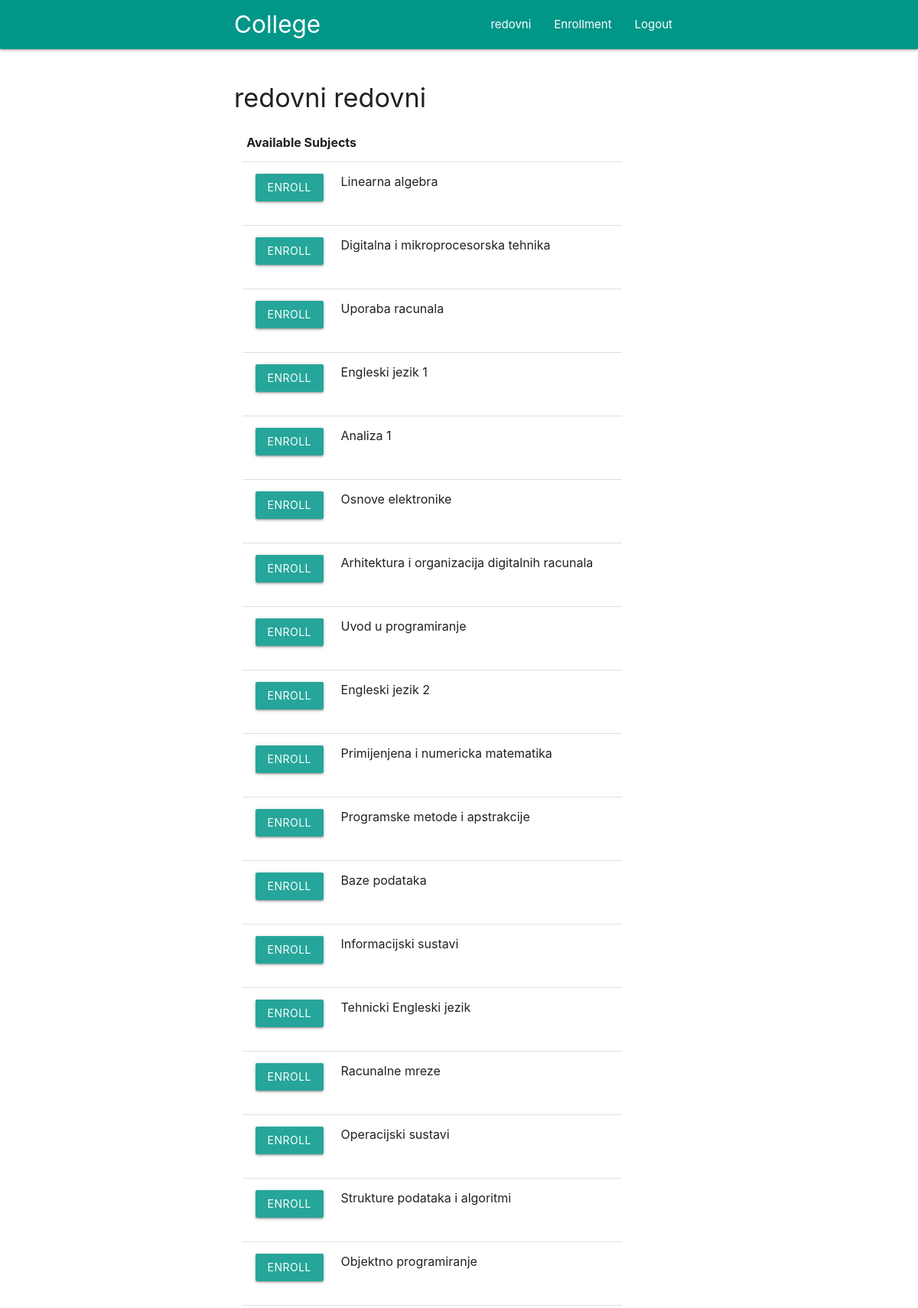
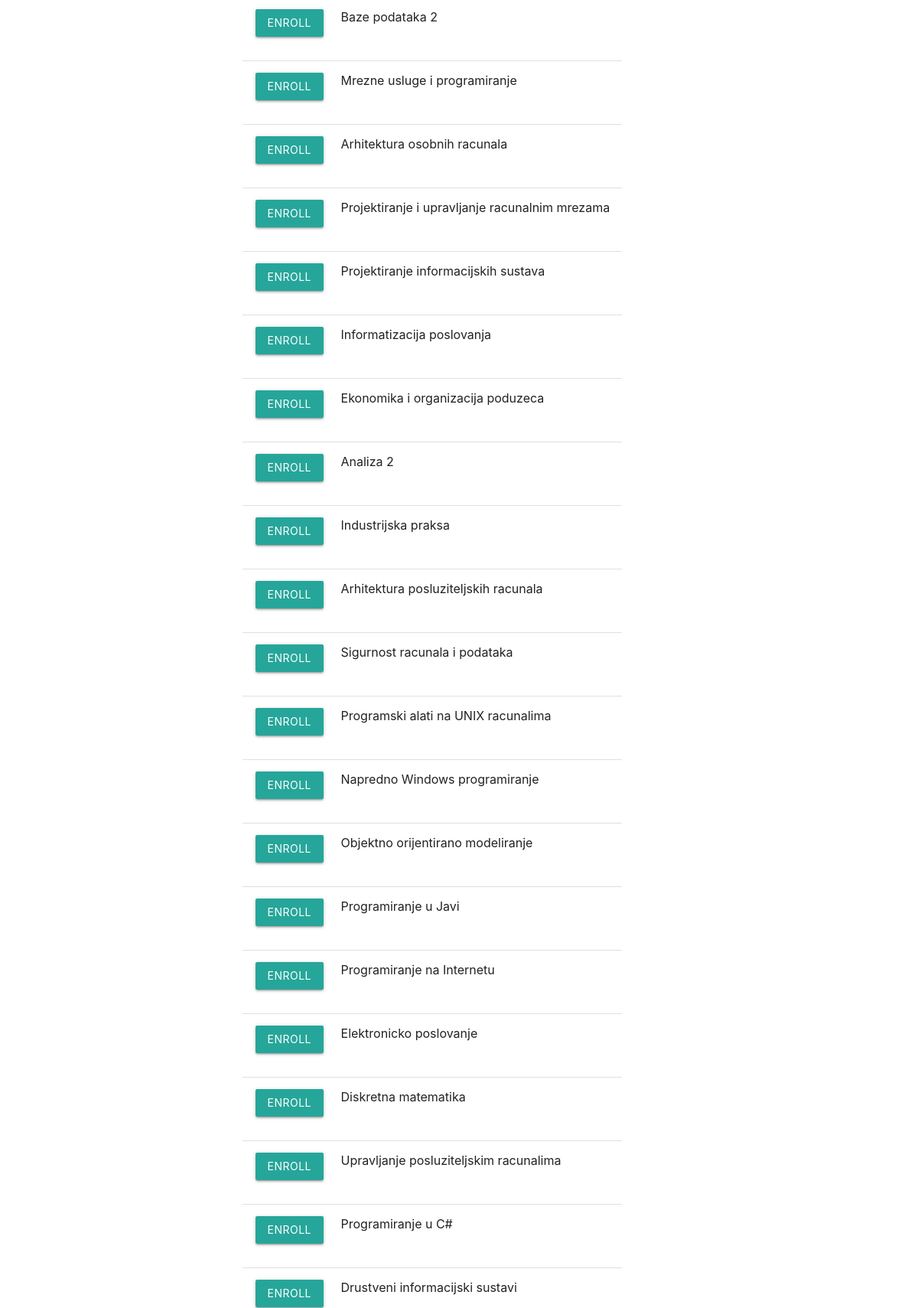
/students/6 (signed in, upper part), run on the app's committed database (2 pictures, top to bottom).
### main/models.py (models this page shows, shortened)
class MyUser(AbstractUser):
  ROLES = (
    ('MENTOR', 'Mentor'),
    ('STUDENT', 'Student'),
  )
  STATUS = (
    ('NONE', 'None'),
    ('FULL_TIME', 'Full-time'),
    ('PART_TIME', 'Part-time'),
  )
  role = models.CharField(max_length=20, choices=ROLES, default='STUDENT', null=False)
  status = models.CharField(max_length=20, choices=STATUS, default='NONE', null=False)

class Subject(models.Model):
  OPTIONAL = (
    ('YES', 'Yes'),
    ('NO', 'No'),
  )
  name = models.CharField(max_length=64, null=False)
  code = models.CharField(max_length=16, null=False)
  program = models.TextField(null=False)
  ects = models.IntegerField(null=False)
  semester_full_time = models.IntegerField(null=False)
  semester_part_time = models.IntegerField(null=False)
  optional = models.CharField(max_length=3, choices=OPTIONAL, null=False)
  def __str__(self):
    return self.name

### main/views.py (the view)
# urls.py: path('students/<int:student_id>', views.enrollment, name='enrollment'),
@login_required(login_url='main:login')
def enrollment(request, student_id):
  student = MyUser.objects.get(id=student_id)
  subjects = Subject.objects.all()
  enrollment_info = student.enrollment_set.all()
  enrolled_subjects = enrollment_info.values_list('subject', flat=True)
  num_of_semesters = student.status == 'FULL_TIME' and 7 or 9
  return render(
    request,
    'main/enrollment.html',
    {
      'student': student,
      'subjects': subjects,
      'enrollment_info': enrollment_info,
      'range': range(1, num_of_semesters),
      'enrolled_subjects': enrolled_subjects
    }
  )

### main/templates/main/enrollment.html (shortened to what this page needs)
{% extends 'main/header.html' %}
{% block content %}
<div class="container">
  <div class="row">
    <h4>{{student.first_name}} {{student.last_name}}</h4>
    <div class="col">
      <table>
        <thead>
          <tr>
            <th scope="col">Available Subjects</th>
          </tr>
        </thead>
        <tbody>
          {% for subject in subjects %}
          {% if subject.id not in enrolled_subjects %}
          <tr>
            <td>
              <form action="{% url 'main:enroll' %}" method="POST" class="col">
                <button type="submit" class="btn">Enroll</button>
              </form>
              <span class="col">{{subject}}</span>
            </td>
          </tr>
          {% endif %}
          {% endfor %}
        </tbody>
      </table>
    </div>
  </div>
</div>
{% endblock %}

### main/templates/main/includes/navbar.html
<nav class="teal">
  <div class="container">
    <div class="nav-wrapper container">
      <a href="#" class="brand-logo">College</a>
      <ul id="nav-mobile" class="right hide-on-med-and-down">
        <li><a href="/">{{user.username}}</a></li>
        {% if user.is_authenticated %}
          {% if user.role == 'MENTOR' %}
            <li><a href="/subjects">Subjects</a></li>
            <li><a href="/students">Students</a></li>
          {% else %}
            <li><a href="{% url 'main:enrollment' user.id %}">Enrollment</a></li>
          {% endif %}
          <li><a href="/logout">Logout</a></li>
        {% else %}
          <li><a href="/register">Register</a></li>
          <li><a href="/login">Login</a></li>
        {% endif %}
      </ul>
    </div>
  </div>
</nav>

### main/templates/main/header.html (style rules this page uses)
ul, .helptext { display: none; }
#nav-mobile { display: block; }

### data on the page
MyUser: username "redovni", first_name "redovni", last_name "redovni"
Subject: name "Linearna algebra"
Subject: name "Digitalna i mikroprocesorska tehnika"
Subject: name "Uporaba racunala"
Subject: name "Engleski jezik 1"
Subject: name "Analiza 1"
Subject: name "Osnove elektronike"
Subject: name "Arhitektura i organizacija digitalnih racunala"
Subject: name "Uvod u programiranje"
Subject: name "Engleski jezik 2"
Subject: name "Primijenjena i numericka matematika"
Subject: name "Programske metode i apstrakcije"
Subject: name "Baze podataka"
Subject: name "Informacijski sustavi"
Subject: name "Tehnicki Engleski jezik"
Subject: name "Racunalne mreze"
Subject: name "Operacijski sustavi"
Subject: name "Strukture podataka i algoritmi"
Subject: name "Objektno programiranje"
Subject: name "Baze podataka 2"
Subject: name "Mrezne usluge i programiranje"
Subject: name "Arhitektura osobnih racunala"
Subject: name "Projektiranje i upravljanje racunalnim mrezama"
Subject: name "Projektiranje informacijskih sustava"
Subject: name "Informatizacija poslovanja"
Subject: name "Ekonomika i organizacija poduzeca"
Subject: name "Analiza 2"
Subject: name "Industrijska praksa"
Subject: name "Arhitektura posluziteljskih racunala"
Subject: name "Sigurnost racunala i podataka"
Subject: name "Programski alati na UNIX racunalima"
Subject: name "Napredno Windows programiranje"
Subject: name "Objektno orijentirano modeliranje"
Subject: name "Programiranje u Javi"
Subject: name "Programiranje na Internetu"
Subject: name "Elektronicko poslovanje"
Subject: name "Diskretna matematika"
Subject: name "Upravljanje posluziteljskim racunalima"
Subject: name "Programiranje u C#"
Subject: name "Drustveni informacijski sustavi"
